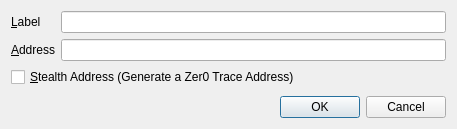
<?xml version="1.0" encoding="UTF-8"?>
<ui version="4.0">
 <class>EditAddressDialog</class>
 <widget class="QDialog" name="EditAddressDialog">
  <property name="geometry">
   <rect>
    <x>0</x>
    <y>0</y>
    <width>457</width>
    <height>129</height>
   </rect>
  </property>
  <property name="windowTitle">
   <string>Edit Address</string>
  </property>
  <layout class="QVBoxLayout" name="verticalLayout">
   <item>
    <layout class="QFormLayout" name="formLayout">
     <property name="fieldGrowthPolicy">
      <enum>QFormLayout::AllNonFixedFieldsGrow</enum>
     </property>
     <item row="0" column="0">
      <widget class="QLabel" name="label">
       <property name="text">
        <string>&amp;Label</string>
       </property>
       <property name="buddy">
        <cstring>labelEdit</cstring>
       </property>
      </widget>
     </item>
     <item row="0" column="1">
      <widget class="QLineEdit" name="labelEdit">
       <property name="toolTip">
        <string>The label associated with this address book entry</string>
       </property>
      </widget>
     </item>
     <item row="1" column="0">
      <widget class="QLabel" name="label_2">
       <property name="text">
        <string>&amp;Address</string>
       </property>
       <property name="buddy">
        <cstring>addressEdit</cstring>
       </property>
      </widget>
     </item>
     <item row="1" column="1">
      <widget class="QLineEdit" name="addressEdit">
       <property name="toolTip">
        <string>The address associated with this address book entry. This can only be modified for sending addresses.</string>
       </property>
      </widget>
     </item>
     <item row="2" column="0" colspan="2">
      <widget class="QCheckBox" name="stealthCB">
       <property name="text">
        <string>&amp;Stealth Address (Generate a Zer0 Trace Address)</string>
       </property>
      </widget>
     </item>
    </layout>
   </item>
   <item>
    <widget class="QDialogButtonBox" name="buttonBox">
     <property name="orientation">
      <enum>Qt::Horizontal</enum>
     </property>
     <property name="standardButtons">
      <set>QDialogButtonBox::Cancel|QDialogButtonBox::Ok</set>
     </property>
    </widget>
   </item>
  </layout>
 </widget>
 <resources/>
 <connections>
  <connection>
   <sender>buttonBox</sender>
   <signal>accepted()</signal>
   <receiver>EditAddressDialog</receiver>
   <slot>accept()</slot>
   <hints>
    <hint type="sourcelabel">
     <x>248</x>
     <y>254</y>
    </hint>
    <hint type="destinationlabel">
     <x>157</x>
     <y>274</y>
    </hint>
   </hints>
  </connection>
  <connection>
   <sender>buttonBox</sender>
   <signal>rejected()</signal>
   <receiver>EditAddressDialog</receiver>
   <slot>reject()</slot>
   <hints>
    <hint type="sourcelabel">
     <x>316</x>
     <y>260</y>
    </hint>
    <hint type="destinationlabel">
     <x>286</x>
     <y>274</y>
    </hint>
   </hints>
  </connection>
 </connections>
</ui>
